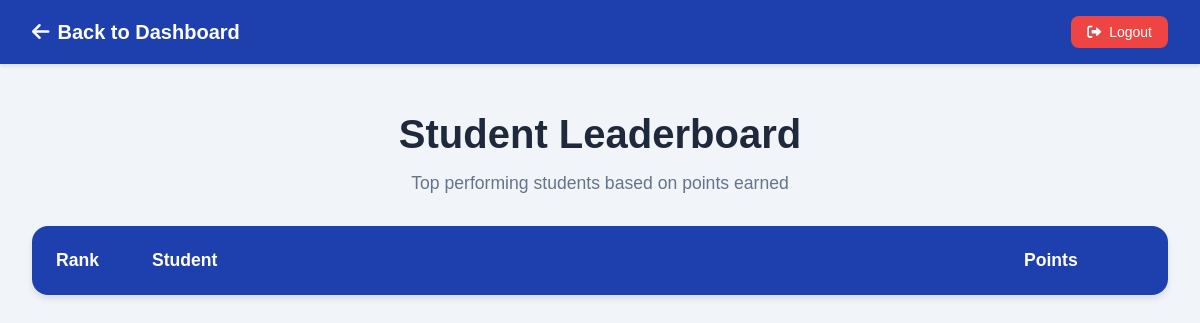
The app's page /admin/leaderboard (signed in), older data.
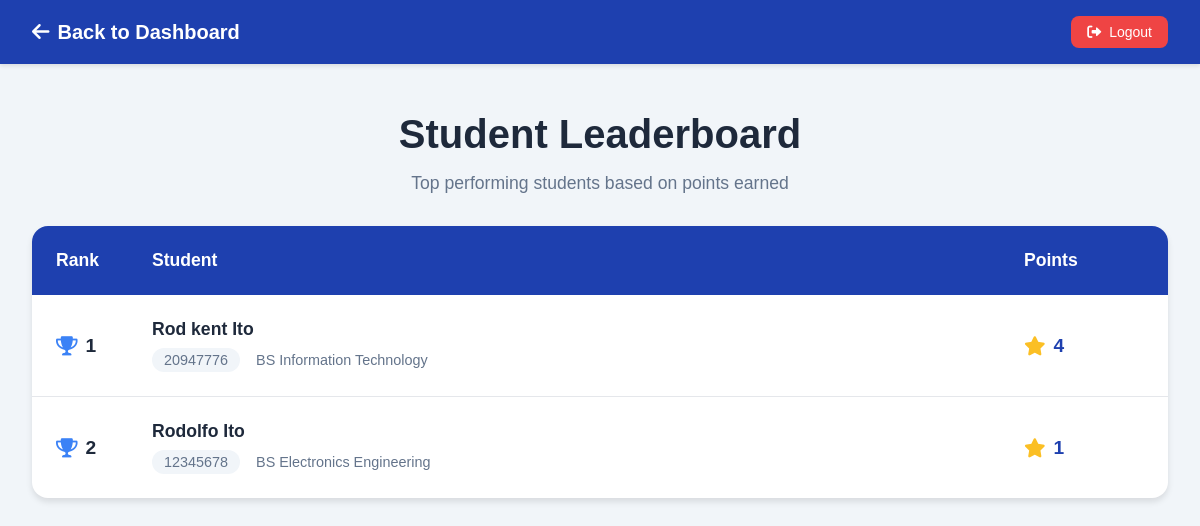
The same page, newer data.
### models.py (models this page shows, shortened)
class User(db.Model):
    __tablename__ = 'users'
    id = db.Column(db.Integer, primary_key=True)
    id_number = db.Column(db.String(20), unique=True, nullable=False)
    email = db.Column(db.String(120), unique=True, nullable=False)
    first_name = db.Column(db.String(50), nullable=False)
    middle_name = db.Column(db.String(50))
    last_name = db.Column(db.String(50), nullable=False)
    course = db.Column(db.String(100), nullable=False)
    year_level = db.Column(db.String(20), nullable=False)
    password = db.Column(db.String(200), nullable=False)
    profile_image = db.Column(db.String(200))
    is_admin = db.Column(db.Boolean, default=False, nullable=False)
    is_active = db.Column(db.Boolean, default=True)
    remaining_sessions = db.Column(db.Integer, default=30)
    points = db.Column(db.Integer, default=0)
    created_at = db.Column(db.DateTime, default=datetime.utcnow)
    updated_at = db.Column(db.DateTime, default=datetime.utcnow, onupdate=datetime.utcnow)
    sessions = db.relationship('Session', backref='user', lazy=True)
    reservations = db.relationship('Reservation', backref='user', lazy=True)
    feedback = db.relationship('Feedback', backref='user', lazy=True)

### app.py (the view)
@app.route('/admin/leaderboard')
@login_required
@admin_required
def leaderboard():
    users = User.query.filter(
        User.is_admin == False,
        User.points > 0
    ).order_by(User.points.desc()).all()
    return render_template('leaderboard.html', users=users)

### app.py (called while the page is built)
def login_required(f):
    @wraps(f)
    def decorated_function(*args, **kwargs):
        if 'user_id' not in flask_session:
            flash('Please log in to access this page.', 'error')
            return redirect(url_for('index'))
        return f(*args, **kwargs)
    return decorated_function

def admin_required(f):
    @wraps(f)
    def decorated_function(*args, **kwargs):
        if 'user_id' not in flask_session:
            flash('Please log in to access this page.', 'error')
            return redirect(url_for('index'))
        user = User.query.filter_by(id_number=flask_session['user_id']).first()
        if not user or not user.is_admin:
            flash('Unauthorized access. Admin privileges required.', 'error')
            return redirect(url_for('home'))
        return f(*args, **kwargs)
    return decorated_function

### templates/leaderboard.html (shortened to what this page needs)
<!DOCTYPE html>
<html lang="en">
<head>
    <link rel="stylesheet" href="https://cdnjs.cloudflare.com/ajax/libs/font-awesome/6.0.0/css/all.min.css">
</head>
<body>
    <nav class="navbar">
        <div class="nav-container">
            <a href="{{ url_for('admin_dashboard') }}" class="nav-brand">
                <i class="fas fa-arrow-left"></i>
                <span>Back to Dashboard</span>
            </a>
            <div class="nav-menu">
                <a href="{{ url_for('logout') }}" class="logout-btn">
                    <i class="fas fa-sign-out-alt"></i>
                    <span>Logout</span>
                </a>
            </div>
        </div>
    </nav>
    <main class="main-content">
        <div class="header">
            <h1>Student Leaderboard</h1>
            <p>Top performing students based on points earned</p>
        </div>
        <div class="leaderboard-list">
            <div class="leaderboard-header">
                <div>Rank</div>
                <div>Student</div>
                <div>Points</div>
            </div>
            {% for user in users %}
            <div class="leaderboard-item">
                <div class="rank">
                    <i class="fas fa-trophy"></i>
                    {{ loop.index }}
                </div>
                <div class="user-info">
                    <div class="user-name">{{ user.first_name }} {{ user.last_name }}</div>
                    <div class="user-details">
                        <span class="user-id">{{ user.id_number }}</span>
                        <span class="user-course">{{ user.course }}</span>
                    </div>
                </div>
                <div class="points">
                    <i class="fas fa-star"></i>
                    {{ user.points }}
                </div>
            </div>
            {% endfor %}
        </div>
    </main>
</body>
</html>

### templates/leaderboard.html (style rules this page uses)
* { margin: 0; padding: 0; box-sizing: border-box; font-family: 'Arial', sans-serif; }
:root { --primary-color: #1e40af; --secondary-color: #1d4ed8; --accent-color: #3b82f6; --background-color: #f1f5f9; --text-color: #1e293b; --text-light: #64748b; --white: #ffffff; --gold: #fbbf24; --silver: #94a3b8; --bronze: #b45309; }
body { background: var(--background-color); min-height: 100vh; }
.navbar { background: var(--primary-color); padding: 1rem 2rem; position: fixed; top: 0; left: 0; right: 0; z-index: 1000; box-shadow: 0 2px 4px rgba(0, 0, 0, 0.1); }
.nav-container { max-width: 1400px; margin: 0 auto; display: flex; justify-content: space-between; align-items: center; }
.nav-brand { display: flex; align-items: center; gap: 0.5rem; color: var(--white); text-decoration: none; font-size: 1.25rem; font-weight: 600; }
.nav-brand i { font-size: 1.25rem; }
.nav-menu { display: flex; align-items: center; gap: 1rem; }
.logout-btn { color: white; text-decoration: none; padding: 0.5rem 1rem; border-radius: 0.5rem; background: #ef4444; display: flex; align-items: center; gap: 0.5rem; font-size: 0.875rem; }
.main-content { padding: 7rem 2rem 2rem; max-width: 1400px; margin: 0 auto; }
.header { text-align: center; margin-bottom: 2rem; }
.header h1 { color: var(--text-color); font-size: 2.5rem; margin-bottom: 1rem; }
.header p { color: var(--text-light); font-size: 1.1rem; }
.leaderboard-list { background: var(--white); border-radius: 1rem; box-shadow: 0 4px 6px rgba(0, 0, 0, 0.1); overflow: hidden; }
.leaderboard-header { padding: 1.5rem; background: var(--primary-color); color: var(--white); display: grid; grid-template-columns: 80px 1fr 120px; gap: 1rem; font-weight: bold; font-size: 1.1rem; }
.leaderboard-item { padding: 1.5rem; display: grid; grid-template-columns: 80px 1fr 120px; gap: 1rem; align-items: center; border-bottom: 1px solid #e5e7eb; transition: background-color 0.3s; }
.leaderboard-item:last-child { border-bottom: none; }
.rank { font-weight: bold; font-size: 1.2rem; color: var(--text-color); display: flex; align-items: center; gap: 0.5rem; }
.rank i { color: var(--accent-color); }
.user-info { display: flex; flex-direction: column; gap: 0.5rem; }
.user-name { color: var(--text-color); font-weight: 600; font-size: 1.1rem; }
.user-details { display: flex; gap: 1rem; align-items: center; }
.user-id { color: var(--text-light); font-size: 0.9rem; background: #f1f5f9; padding: 0.25rem 0.75rem; border-radius: 9999px; }
.user-course { color: var(--text-light); font-size: 0.9rem; }
.points { font-size: 1.2rem; font-weight: bold; color: var(--primary-color); display: flex; align-items: center; gap: 0.5rem; }
.points i { color: var(--gold); }

Row changes from the older to the newer data that the page shows:
now on this page (row edited): User: first_name "Rod kent", last_name "Ito", id_number "20947776", course "BS Information Technology", points "4"
added User: first_name "Rodolfo", last_name "Ito", id_number "12345678", course "BS Electronics Engineering", points "1"
